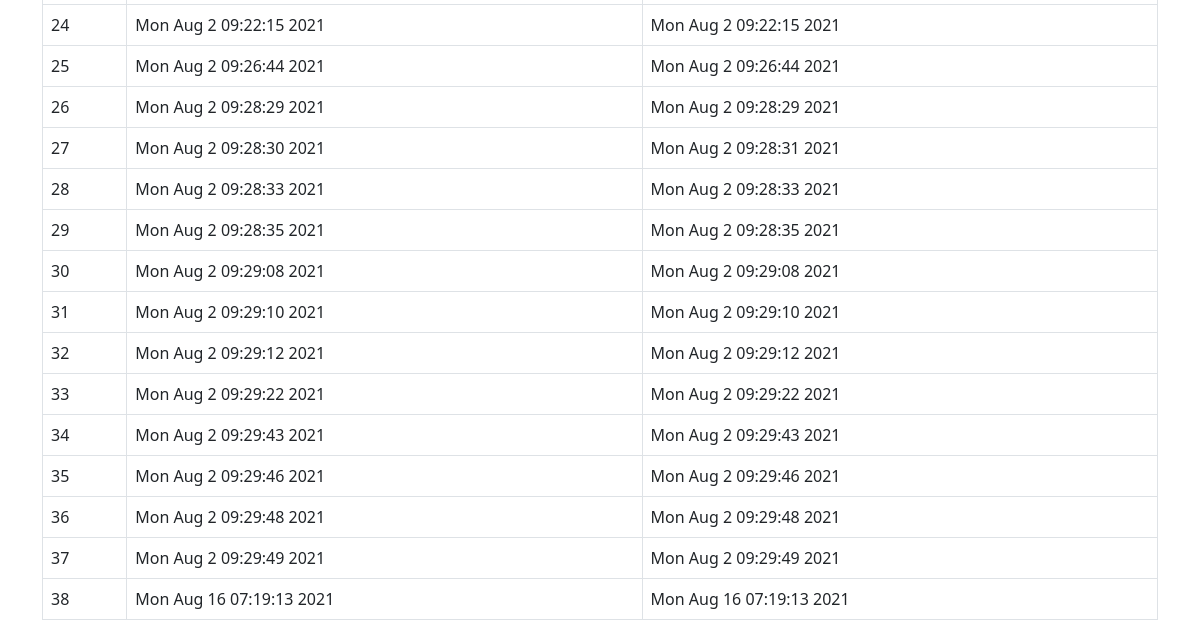
The page /arquivos/logArquivos/ (lower part) on the database as committed earlier.
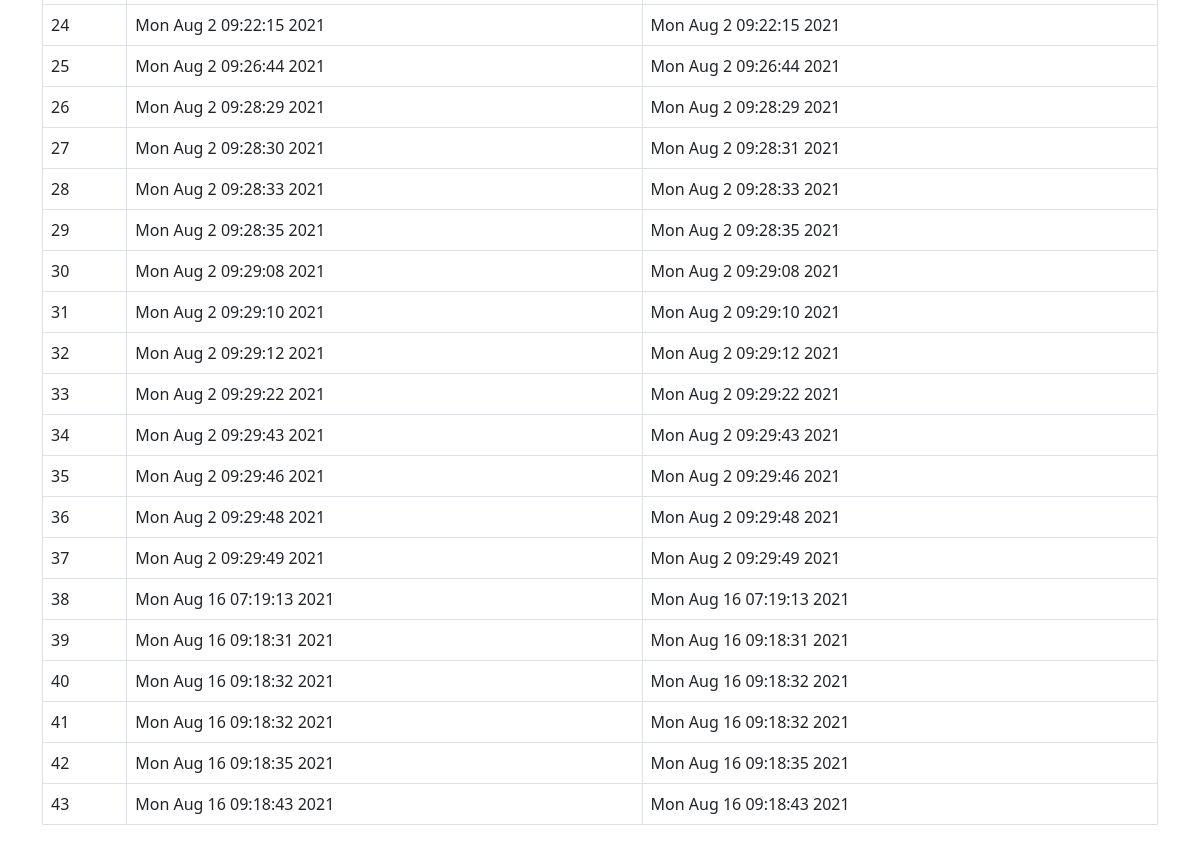
The same page on the database as committed later.
### gerenciador_de_tarefas/models.py (models this page shows)
class SchedTime(models.Model):
    start_time = models.CharField(max_length=200)
    stop_time = models.CharField(max_length=200)

### gerenciador_de_tarefas/views.py (the view)
# urls.py: path('arquivos/logArquivos/', views.logArquivos, name='log_arquivos'),
def logArquivos(request):
    listaInformacoes = []
    for s in SchedTime.objects.values_list('id', 'start_time', 'stop_time'):
        dict = {
            'id': s[0],
            'start_time': s[1],
            'stop_time': s[2]
        }
        listaInformacoes.append(dict)
    template = loader.get_template('log_arquivos.html')
    context = {
        'scheds': listaInformacoes
    }
    return HttpResponse(template.render(context, request))

### gerenciador_de_tarefas/templates/log_arquivos.html (shortened to what this page needs)
{% extends 'base.html' %} {% block content %}
<table class="table table-bordered">
  <tbody>
    {% for sched in scheds %}
    <tr>
      <td>{{sched.id}}</td>
      <td>{{sched.start_time}}</td>
      <td>{{sched.stop_time}}</td>
    </tr>
    {% endfor %}
  </tbody>
</table>
{% endblock%}

Rows that differ between the two databases and show on the page:
added SchedTime: start_time "Mon Aug 16 09:18:31 2021", stop_time "Mon Aug 16 09:18:31 2021"
added SchedTime: start_time "Mon Aug 16 09:18:32 2021", stop_time "Mon Aug 16 09:18:32 2021"
added SchedTime: start_time "Mon Aug 16 09:18:32 2021", stop_time "Mon Aug 16 09:18:32 2021"
added SchedTime: start_time "Mon Aug 16 09:18:35 2021", stop_time "Mon Aug 16 09:18:35 2021"
added SchedTime: start_time "Mon Aug 16 09:18:43 2021", stop_time "Mon Aug 16 09:18:43 2021"
Other text that changed with them:
new list line: "39"
new list line: "40"
new list line: "41"
new list line: "42"
new list line: "43"
